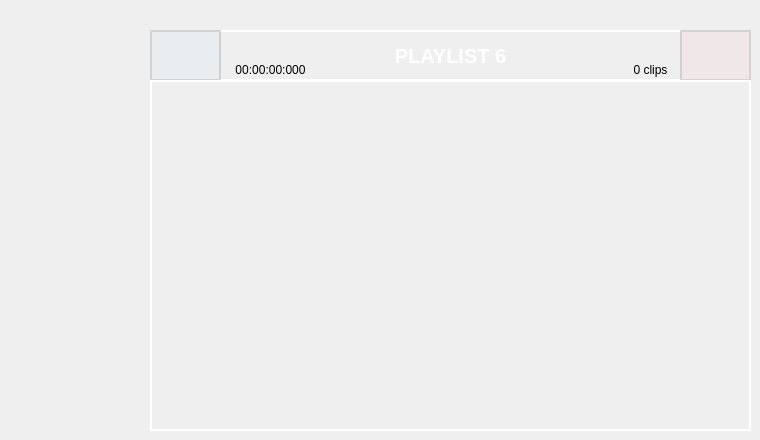
                  <widget class="QWidget" name="page_pl6">
                   <widget class="QPushButton" name="pl6_add">
                    <property name="geometry">
                     <rect>
                      <x>150</x>
                      <y>30</y>
                      <width>71</width>
                      <height>51</height>
                     </rect>
                    </property>
                    <property name="styleSheet">
                     <string notr="true">QPushButton {
    font-family: &quot;Arial&quot;;    /* Cambia la fuente */
    font-size: 20px;         /* Tamaño del texto */
    font-weight: bold;       /* Negrita */    
    color: white;				 /* Color del texto */
	padding: 10px;  
	background-color: rgba(75,175,250,10);         
	border: 2px solid rgba(200,200,200,200);   /* Borde blanco con transparencia */
}

QPushButton:hover {
	background-color: rgba(0,150,250,50);
}

QPushButton:pressed {
    background-color: rgba(0,150,250,50);
}</string>
                    </property>
                    <property name="text">
                     <string/>
                    </property>
                    <property name="icon">
                     <iconset resource="files.qrc">
                      <normaloff>:/20x20/icons/20x20/cil-plus.png</normaloff>:/20x20/icons/20x20/cil-plus.png</iconset>
                    </property>
                   </widget>
                   <widget class="QPushButton" name="pl6_delete">
                    <property name="geometry">
                     <rect>
                      <x>680</x>
                      <y>30</y>
                      <width>71</width>
                      <height>51</height>
                     </rect>
                    </property>
                    <property name="styleSheet">
                     <string notr="true">QPushButton {
    font-family: &quot;Arial&quot;;    /* Cambia la fuente */
    font-size: 16px;         /* Tamaño del texto */
    font-weight: bold;       /* Negrita */    
    color: white;				 /* Color del texto */
	padding: 10px;   
	background-color: rgba(250,50,50,10);        
	border: 2px solid rgba(200,200,200,200);  /* Borde blanco con transparencia */
}

QPushButton:hover {
	background-color: rgba(250,50,50,50);
}

QPushButton:pressed {
    background-color: rgba(0,150,250,50);
}</string>
                    </property>
                    <property name="text">
                     <string/>
                    </property>
                    <property name="icon">
                     <iconset resource="files.qrc">
                      <normaloff>:/20x20/icons/20x20/cil-x.png</normaloff>:/20x20/icons/20x20/cil-x.png</iconset>
                    </property>
                   </widget>
                   <widget class="QLabel" name="label_nclips_6">
                    <property name="geometry">
                     <rect>
                      <x>620</x>
                      <y>60</y>
                      <width>61</width>
                      <height>20</height>
                     </rect>
                    </property>
                    <property name="font">
                     <font>
                      <pointsize>9</pointsize>
                     </font>
                    </property>
                    <property name="text">
                     <string>0 clips</string>
                    </property>
                    <property name="alignment">
                     <set>Qt::AlignCenter</set>
                    </property>
                   </widget>
                   <widget class="QListWidget" name="list_pl6">
                    <property name="geometry">
                     <rect>
                      <x>150</x>
                      <y>80</y>
                      <width>601</width>
                      <height>351</height>
                     </rect>
                    </property>
                    <property name="styleSheet">
                     <string notr="true">QListWidget {
    font-weight: bold;
    background-color: transparent;       /* Negrita */    
    color: white;				 /* Color del texto */
	padding: 10px;           
	border: 2px solid rgba(255,255,255,255);  /* Borde blanco con transparencia */
}</string>
                    </property>
                   </widget>
                   <widget class="QLabel" name="label_dur_6">
                    <property name="geometry">
                     <rect>
                      <x>220</x>
                      <y>60</y>
                      <width>101</width>
                      <height>20</height>
                     </rect>
                    </property>
                    <property name="font">
                     <font>
                      <pointsize>9</pointsize>
                     </font>
                    </property>
                    <property name="text">
                     <string>00:00:00:000</string>
                    </property>
                    <property name="alignment">
                     <set>Qt::AlignCenter</set>
                    </property>
                   </widget>
                   <widget class="QLabel" name="label_pl6">
                    <property name="geometry">
                     <rect>
                      <x>150</x>
                      <y>30</y>
                      <width>601</width>
                      <height>51</height>
                     </rect>
                    </property>
                    <property name="font">
                     <font>
                      <pointsize>-1</pointsize>
                      <weight>75</weight>
                      <bold>true</bold>
                     </font>
                    </property>
                    <property name="styleSheet">
                     <string notr="true">QLabel {
	font &quot;arial&quot;
    font-weight: bold;
	font-size: 20px;
	background-color: transparent;       /* Negrita */    
    color: white;				 /* Color del texto */
	padding: 10px;           
	border: 2px solid rgba(255,255,255,255);  /* Borde blanco con transparencia */
}</string>
                    </property>
                    <property name="text">
                     <string>PLAYLIST 6</string>
                    </property>
                    <property name="alignment">
                     <set>Qt::AlignCenter</set>
                    </property>
                   </widget>
                   <zorder>label_pl6</zorder>
                   <zorder>pl6_add</zorder>
                   <zorder>pl6_delete</zorder>
                   <zorder>label_nclips_6</zorder>
                   <zorder>list_pl6</zorder>
                   <zorder>label_dur_6</zorder>
                  </widget>
